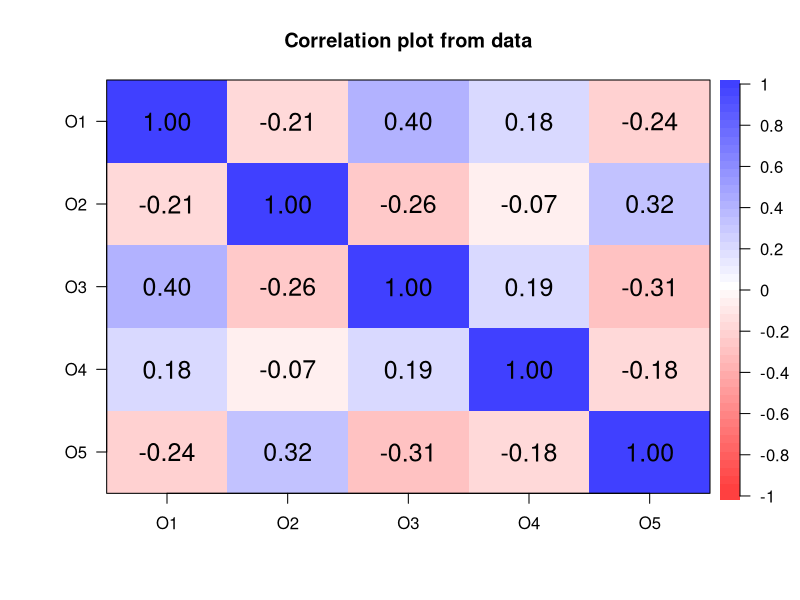
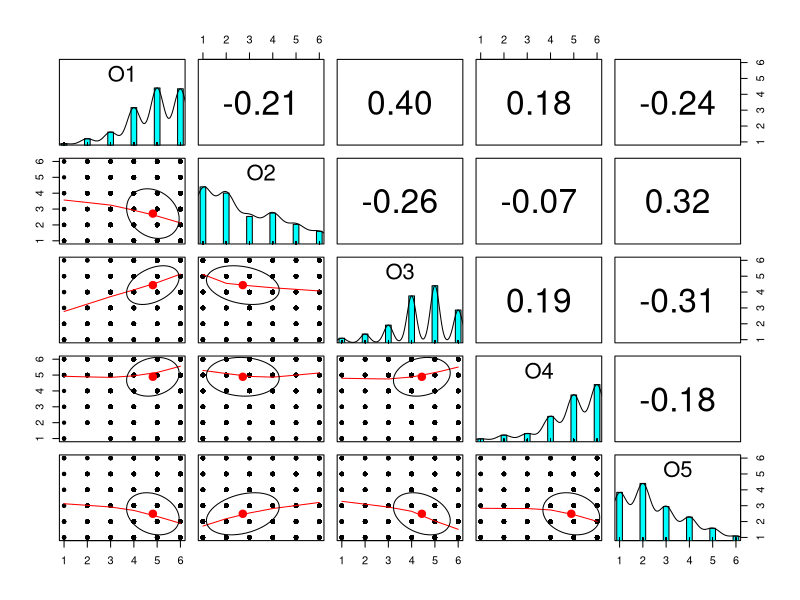
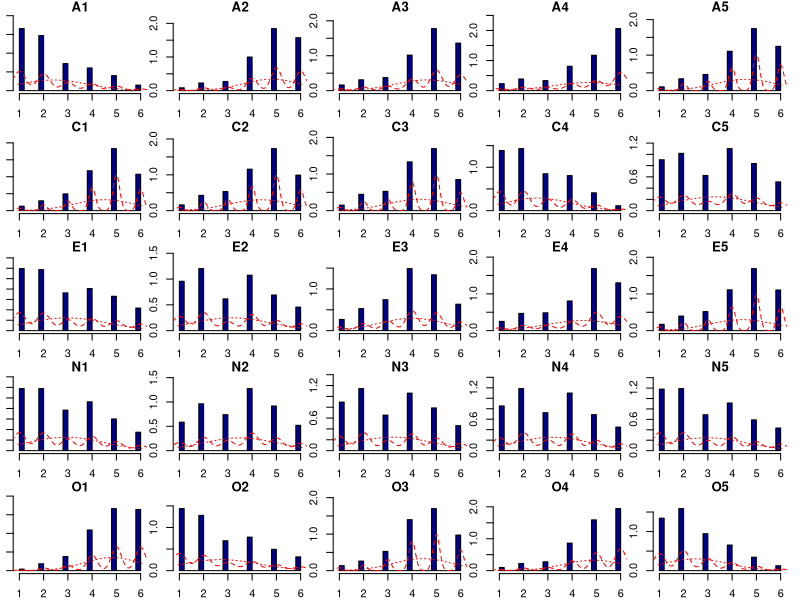
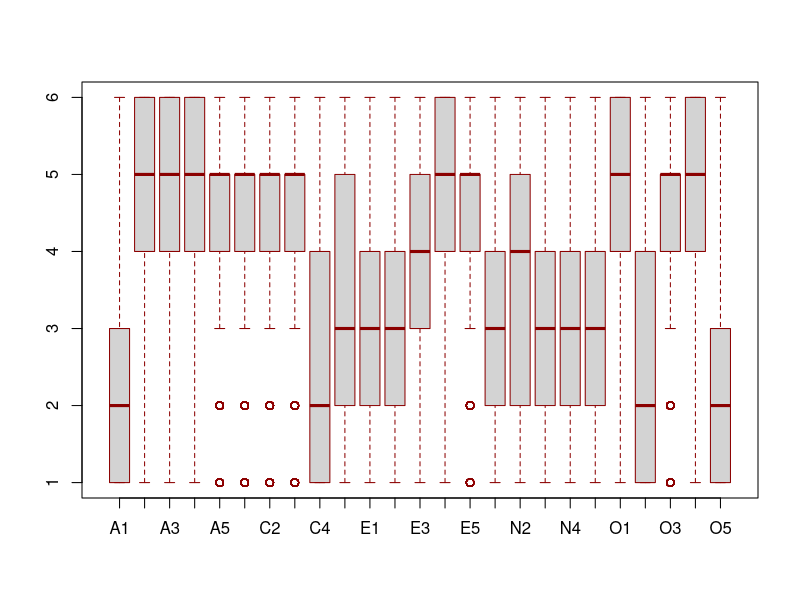
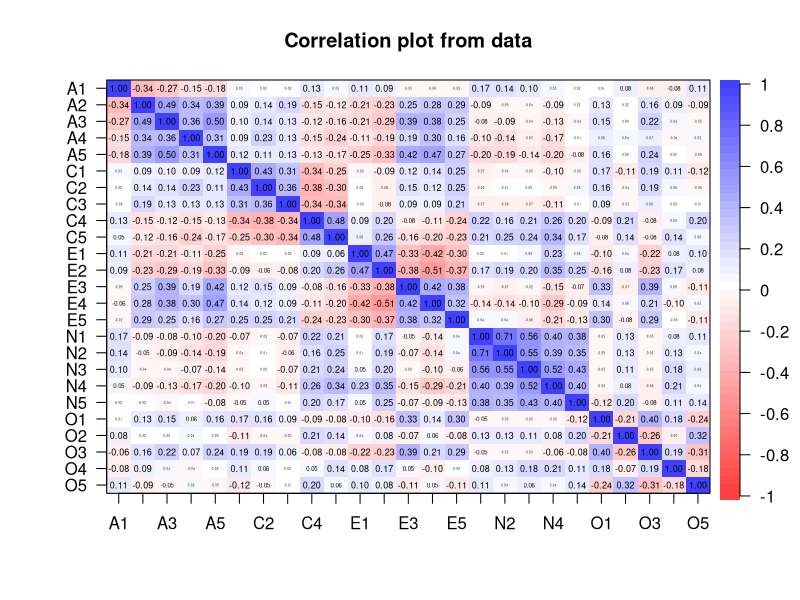
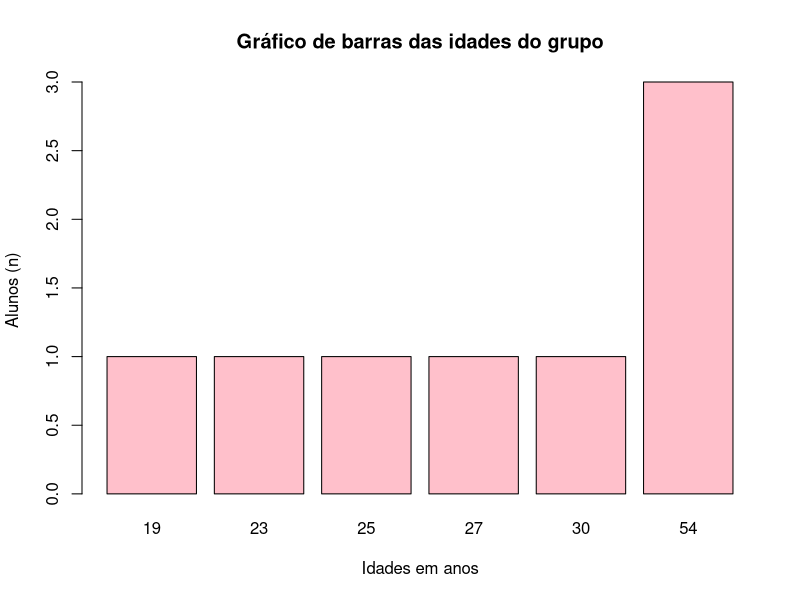
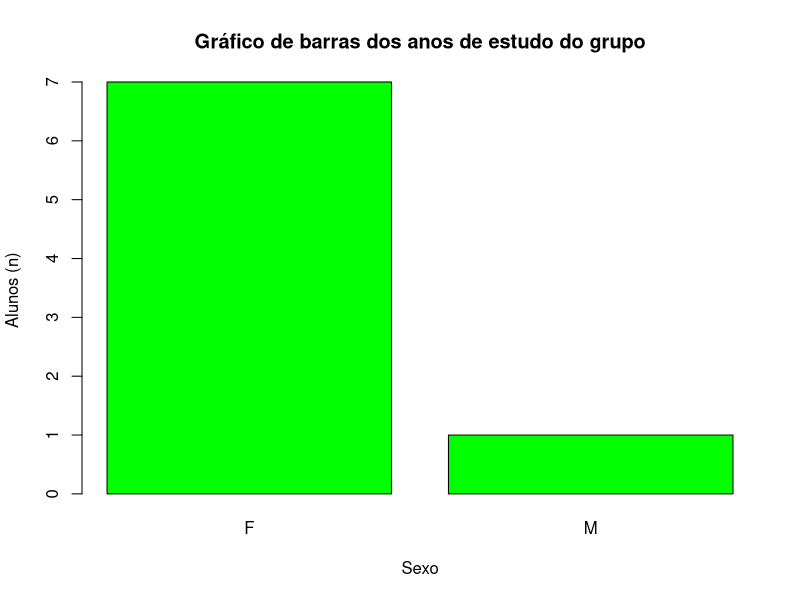
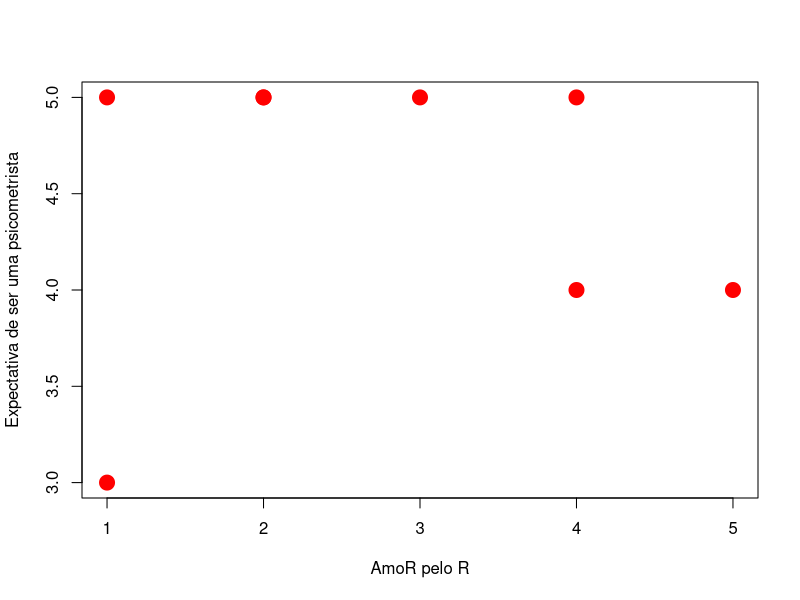

Write the R code that produced these figures, in order.
## ---- chunk 1
library(psych)
## ---- chunk 2
data(bfi)
head(bfi)
## ---- chunk 3

cor(x = bfi$age, #variável 1: idade
    y = bfi$education, #variável 2: escolaridade
    use = "complete.obs", #usar apenas observações sem dados faltosos
    method = "pearson") #calcular correlações de Pearson

## ---- chunk 4

# R2 é igual ao coeficiente de correlação ao quadrado
0.24 * 0.24 

# Outra forma de se elevar ao quadrado
.24^2 

# Para interpretar o R2 em termos percentuais, basta multiplicar o quadrado do coeficiente de correlação por 100
(.24^2)*100 
## ---- chunk 5

names(bfi) #ver quais são as variáveis de abertura (O)

abertura <- bfi[,21:25] #selecionamos somente as variáveis de abertura
names(abertura) #verificando se o objeto "abertura" criado está apenas com variáveis de abertura

options(scipen = 9999) #desligar a notação científica

#calcular as correlações de Pearson, com intervalo de confiança
ab.correl <- corr.test(abertura, #banco de dados
                       use = "pairwise", #tratamento de missing
                       method = "pearson") #método de correlação

ab.r <- ab.correl$r #matriz de correlações calculada

ab.n <- ab.correl$n #observações por pares de itens utilizadas para calcular as correlações

ab.ci <- round(ab.correl$ci,3) #intervalo de confiança com arrendondamento para 3 decimais

cor.plot(abertura, digits = 2, cex = 1) #correlograma de mapa de calor

pairs.panels(x = abertura, method = "pearson") #correlograma

## ---- chunk 6

#instalar o pacote psych
#install.packages("psych")

#carregar o pacote psych
library(psych)
## ---- chunk 7

#abrir o banco
data(bfi)

#visualizar o cabeçalho do data frame
head(bfi)
## ---- chunk 8
#visualizar a estrutura do data frame
str(bfi)
## ---- chunk 9
#nomes das colunas
names(bfi)
## ---- chunk 10
summary(object = bfi)
## ---- chunk 11

psych::describe(x = bfi)
## ---- chunk 12
psych::describe(x = bfi, quant = c(.1, .2, .3, .4, .5, .6, .7, .8, .9))
## ---- chunk 13
psych::describeBy(x = bfi, group = "gender", digits = 2)
## ---- chunk 14

table(bfi$gender)
## ---- chunk 15

# selecionar variáveis
# selecionando colunas 1 a 25 e todas as linhas
# as linhas vêm antes da "," e as colunas depois da ","
bfi[,1:25]

# selecionar linhas
# selecionando as linhas 1 a 10 e as colunas 1 a 5
bfi[1:10, 1:5]
## ---- chunk 16

#selecionando somente os itens de personalidade, que são os 25 primeiros do banco bfi

dados <- bfi[,1:25]
## ---- chunk 17

psych::multi.hist(x = dados,
                  ncol = 5, nrow = 5,
                  density = TRUE,
                  bcol = "darkblue", dcol = "red",
                  global = TRUE)

## ---- chunk 18
boxplot(dados, border = "darkred")
## ---- chunk 19

psych::cor.plot(dados)

## ---- chunk 20
# como nomear objetos:
exemplo.de.nome <- "exemplo"
exemplo_de_nome <- "exemplo"
exemploNome <- "exemplo"
nomeExemplo <- "exemplo"
nome999 <- "Exemplo"
## ---- chunk 21

# Criando um objeto numérico:
numero.um <- 1
numero.dois <- 2
numero_inteiro <- 543
decimais <- 0.5

# Verificando o quê tem dentro do objeto:
numero.um
numero.dois
numero_inteiro
decimais

# Verificando o tipo (classe) de dados de um objeto:
class(numero.um)
class(numero.dois)
class(numero_inteiro)
class(decimais)

## ---- chunk 22

# Criando um objeto string (caractere):
meu.texto <- "texto vem aqui entre aspas"
meuNome <- "alexandre"
outro_texto <- "outro texto"
titulo <- "texto"


# Verificando o quê tem dentro do objeto:
meu.texto
meuNome
outro_texto
titulo

# Verificando o tipo de dado de um objeto:
class(meu.texto)
class(meuNome)
class(outro_texto)
class(titulo)
## ---- chunk 23

x <- 5
y <- 10

# Comparação que retorna um valor booleano
x == y  #FALSE
x < y #TRUE
y > x #TRUE
y != x #TRUE
## ---- chunk 24
# Criando um vetor com categorias
sexo <- c("masculino", "feminino", "feminino", "masculino")

# Convertendo para fator
fator_sexo <- factor(sexo)

# Verificando os níveis
levels(fator_sexo)

## ---- chunk 25

# Criando vetores numéricos, de caracteres e lógicos
vetor_numerico <- c(1, 2, 3, 4, 5)
vetor_caractere <- c("a", "b", "c")
vetor_logico <- c(TRUE, FALSE, TRUE)

# Exibindo os vetores
vetor_numerico
vetor_caractere
vetor_logico

# Verificando o tipo de cada vetor
class(vetor_numerico)
class(vetor_caractere)
class(vetor_logico)

## ---- chunk 26
# Criando uma matriz
matriz_exemplo <- matrix(1:9, nrow = 3, ncol = 3)

# Exibindo a matriz
matriz_exemplo

# Verificando a classe
class(matriz_exemplo)

## ---- chunk 27

df <-
  data.frame(
  nome = c("Alice", "Bob", "Carol"),
  idade = c(25, 30, 22),
  sexo = factor(c("feminino", "masculino", "feminino"))
  )

## ---- chunk 28

df
## ---- chunk 29
str(df)
## ---- chunk 30
head(df)
## ---- chunk 31
names(df)
## ---- chunk 32
minha_lista <- list(nome = "Alexandre",
                    numeros = c(1, 2, 3),
                    matriz = matriz_exemplo)
## ---- chunk 33
minha_lista
## ---- chunk 34
# Acessando elementos da lista
minha_lista$nome
minha_lista$numeros
minha_lista$matriz
## ---- chunk 35
# exemplo
nomes <- c("Spearman", "Revelle",
           "Pasquali", "Pearson",
           "Cattell")
idades <- c(24, 50, 34, 78, 50)
anos_de_estudo <- c(18, 45, 30, 72, 45)

#continue para gênero, nível de amor e expectativas...
## ---- chunk 36

nomes <- c("Victória F.", "Fernanda",
           "Rebeca", "Victória A.",
           "Ana Carolina", "Antônio",
           "Luciana D.", "Janete")

idades <- c(23, 27,
            25, 19,
            54, 54,
            30, 54)

sexo <- c("F", "F",
          "F", "F",
          "F", "M",
          "F", "F")

amoR <- c(1, 2,
          4, 4,
          3, 5,
          1, 2)

expectativa <- c(3, 5,
                 5, 4,
                 5, 4,
                 5, 5)
## ---- chunk 37

#exemplo
df <- data.frame(nomes, idades) #continue com as demais variáveis

#você pode elaborar o df diretamente, sem fazer os vetores antes:
df <- data.frame(
  nomes = c("Spearman", "Revelle", "Pasquali", "Pearson", "Cattell"),
  idades = c(24, 50, 34, 78, 50),
  anos_de_estudo = c(18, 45, 30, 72, 45)) #continue com as demais variáveis

print(df)

## ---- chunk 38

df <- data.frame(nomes, idades,
                 sexo, amoR,
                 expectativa)

head(df)
## ---- chunk 39
#exemplo
media_idade <- mean(df$idades)
print(media_idade)

media_amoR <- mean(df$amoR)
media_amoR

media_expectativa <- mean(df$expectativa)
media_expectativa
## ---- chunk 40
#exemplo
tabela_idade <- table(df$idades)
tabela_idade
## ---- chunk 41

#exemplo
barplot(height = tabela_idade, #table() conta a frequência de um valor
        main = "Gráfico de barras das idades do grupo", #título do gráfico
        col = "pink", #cor das barras
        xlab = "Idades em anos", #título do eixo x
        ylab = "Alunos (n)", #título do eixo y
        ) 


barplot(height = table(df$sexo), #table() conta a frequência de um valor
        main = "Gráfico de barras dos anos de estudo do grupo", #título do gráfico
        col = "green", #cor das barras
        xlab = "Sexo", #título do eixo x
        ylab = "Alunos (n)", #título do eixo y
        ) 

## ---- chunk 42
#exemplo
plot(x = df$amoR, #variável 1
     y = df$expectativa, #variável 2
     xlab = "AmoR pelo R", #título do eixo x
     ylab = "Expectativa de ser uma psicometrista", #título do eixo y
     col="red",#cor dos símbolos
     pch = 20, #formato dos símbolos 
     cex = 3) #tamanho dos símbolos
## ---- chunk 43
library(readxl)
## ---- chunk 44

# carregar o pacote:
library(readxl)

# abrir o banco de dados:
## exemplo é o nome do objeto que será criado no R
## read_excel() é a função do pacote readxl
## path é o caminho do meu arquivo no meu computador
exemplo <- read_excel(path = "dados/exemplo.xlsx")

## ---- chunk 45
exemplo <- readxl::read_excel(path = "dados/exemplo.xlsx")
exemplo
